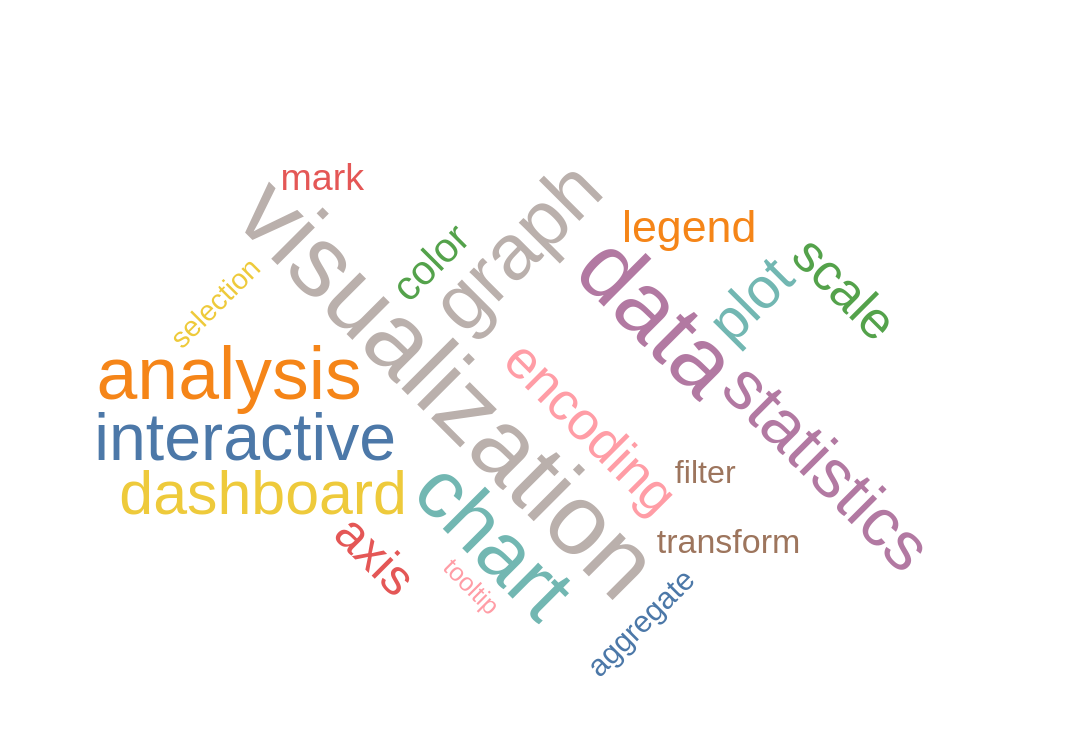

Write a Vega-Lite specification for this figure.
### Vega specification from a JSON file in a GitHub repository (floating-point values rounded to 4 significant figures)
{"$schema": "https://vega.github.io/schema/vega/v6.json", "description": "A word cloud showing word frequency.", "background": "white", "padding": 5, "width": 600, "height": 400, "style": "view", "data": [{"name": "source_0", "values": [{"word": "visualization", "count": 80}, {"word": "data", "count": 72}, {"word": "chart", "count": 60}, {"word": "graph", "count": 55}, {"word": "analysis", "count": 50}, {"word": "statistics", "count": 45}, {"word": "interactive", "count": 42}, {"word": "dashboard", "count": 38}, {"word": "plot", "count": 35}, {"word": "encoding", "count": 32}, {"word": "scale", "count": 30}, {"word": "axis", "count": 28}, {"word": "legend", "count": 25}, {"word": "color", "count": 22}, {"word": "mark", "count": 20}, {"word": "transform", "count": 18}, {"word": "filter", "count": 16}, {"word": "aggregate", "count": 15}, {"word": "selection", "count": 14}, {"word": "tooltip", "count": 12}]}], "marks": [{"name": "marks", "type": "text", "style": ["wordcloud"], "from": {"data": "source_0"}, "encode": {"update": {"fill": {"scale": "color", "field": "word"}, "ariaRoleDescription": {"value": "wordcloud"}, "description": {"signal": "\"word: \" + (isValid(datum[\"word\"]) ? isArray(datum[\"word\"]) ? join(datum[\"word\"], ' ') : datum[\"word\"] : \"\"+datum[\"word\"]) + \"; count: \" + (format(datum[\"count\"], \"\"))"}, "text": {"signal": "isValid(datum[\"word\"]) ? datum[\"word\"] : \"\"+datum[\"word\"]"}, "align": {"value": "center"}, "baseline": {"value": "alphabetic"}, "x": {"field": "x"}, "y": {"field": "y"}, "fontSize": {"field": "fontSize"}, "angle": {"field": "rotate"}, "font": {"field": "font"}, "fontStyle": {"field": "fontStyle"}, "fontWeight": {"field": "fontWeight"}}}, "transform": [{"type": "formula", "as": "__wordcloud_rotate", "expr": "~~(random() * 3) * 45 - 45"}, {"type": "wordcloud", "size": [{"signal": "width"}, {"signal": "height"}], "text": {"field": "datum.word"}, "fontSize": {"field": "datum.count"}, "fontSizeRange": [14, 56], "rotate": {"field": "__wordcloud_rotate"}, "padding": 2}]}], "scales": [{"name": "color", "type": "ordinal", "domain": {"data": "source_0", "field": "word", "sort": true}, "range": "category"}]}
